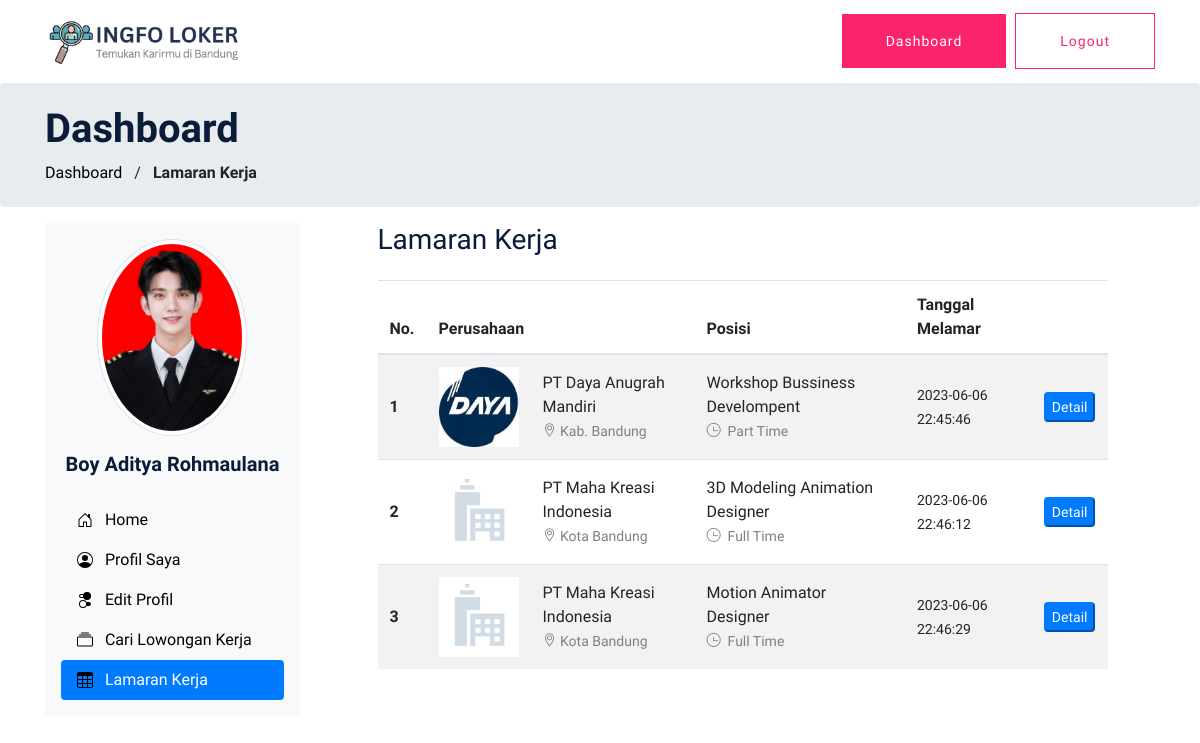
Screenshot of /user/lamaran_kerja.php (signed in) with the database file from the repository.
### tables this page shows
CREATE TABLE `pelamar` (
  `id_pelamar` int(11) NOT NULL,
  `username_pelamar` varchar(100) NOT NULL,
  `password_pelamar` varchar(100) NOT NULL,
  `email_pelamar` varchar(100) NOT NULL,
  `nama_pelamar` varchar(100) NOT NULL,
  `telepon_pelamar` varchar(20) NOT NULL,
  `foto_pelamar` varchar(255) NOT NULL,
  `pendidikan_terakhir` varchar(20) NOT NULL,
  `resume` varchar(255) NOT NULL,
  `jenis_kelamin` varchar(20) NOT NULL,
  `tahun_kelahiran` varchar(5) NOT NULL,
  `alamat_pelamar` varchar(255) NOT NULL,
  `kota_kab_pelamar` varchar(100) NOT NULL,
  `lama_bekerja` varchar(25) NOT NULL,
  `status_akun` int(11) NOT NULL
);

CREATE TABLE `detail_lamaran` (
  `id_lamaran` int(11) NOT NULL,
  `id_pekerjaan` int(11) NOT NULL,
  `id_pelamar` int(11) NOT NULL,
  `pesan_promosi` text NOT NULL,
  `nama_pelamar` varchar(100) NOT NULL,
  `email_pelamar` varchar(100) NOT NULL,
  `telepon_pelamar` varchar(20) NOT NULL,
  `foto_pelamar` varchar(255) NOT NULL,
  `pendidikan_terakhir` varchar(20) NOT NULL,
  `resume` varchar(255) NOT NULL,
  `jenis_kelamin` varchar(20) NOT NULL,
  `tahun_kelahiran` varchar(5) NOT NULL,
  `alamat_pelamar` varchar(255) NOT NULL,
  `kota_kab_pelamar` varchar(100) NOT NULL,
  `lama_bekerja` varchar(25) NOT NULL,
  `tanggal_lamar` datetime NOT NULL DEFAULT current_timestamp()
);

CREATE TABLE `perusahaan` (
  `id_perusahaan` int(11) NOT NULL,
  `username_perusahaan` varchar(100) NOT NULL,
  `password_perusahaan` varchar(100) NOT NULL,
  `nama_perusahaan` varchar(100) NOT NULL,
  `email_perusahaan` varchar(100) NOT NULL,
  `telepon_perusahaan` varchar(20) NOT NULL,
  `website_perusahaan` varchar(255) NOT NULL,
  `logo_perusahaan` varchar(255) NOT NULL,
  `id_lokasi` int(11) NOT NULL,
  `tentang` varchar(255) NOT NULL
);

CREATE TABLE `lokasi_pekerjaan` (
  `id_lokasi` int(11) NOT NULL,
  `nama_lokasi` varchar(50) NOT NULL
);

CREATE TABLE `info_pekerjaan` (
  `id_pekerjaan` int(11) NOT NULL,
  `id_perusahaan` int(11) NOT NULL,
  `id_lokasi` int(11) NOT NULL,
  `id_kategori` int(11) NOT NULL,
  `judul` varchar(100) NOT NULL,
  `tipe` varchar(20) NOT NULL,
  `gaji` varchar(20) NOT NULL,
  `pendidikan` varchar(20) NOT NULL,
  `deskripsi` text NOT NULL,
  `gender` varchar(30) NOT NULL,
  `tanggung_jawab` text NOT NULL,
  `keahlian` text NOT NULL,
  `waktu_bekerja` text NOT NULL
);

### functions.php (called while the page is built, shortened)
<?php
$conn = mysqli_connect("localhost", "root", "", "loker");
function query($query)
{
    global $conn;
    $result = mysqli_query($conn, $query);
    $rows = [];
    while ($row = mysqli_fetch_assoc($result)) {
        $rows[] = $row;
    }
    return $rows;
}

### user/lamaran_kerja.php (the view, shortened to what this page needs)
<?php
require '../functions.php';
$id_pelamar = $_SESSION['id_pelamar'];
$detail_lamaran = query(
"SELECT
	detail_lamaran.id_lamaran,
	detail_lamaran.tanggal_lamar,
	info_pekerjaan.*,
	perusahaan.nama_perusahaan,
	perusahaan.logo_perusahaan,
	lokasi_pekerjaan.nama_lokasi
FROM
	detail_lamaran
	INNER JOIN
	info_pekerjaan
	ON
		detail_lamaran.id_pekerjaan = info_pekerjaan.id_pekerjaan
	INNER JOIN
	perusahaan
	ON
		info_pekerjaan.id_perusahaan = perusahaan.id_perusahaan
	INNER JOIN
	pelamar
	ON
		detail_lamaran.id_pelamar = pelamar.id_pelamar
	INNER JOIN
	lokasi_pekerjaan
	ON
		info_pekerjaan.id_lokasi = lokasi_pekerjaan.id_lokasi
WHERE detail_lamaran.id_pelamar = $id_pelamar");
?>
<?php $title = 'Lamaran Kerja' ?>
<?php include 'navbar.php' ?>
<section class="breadcrumb" id="home-section">
    <div class="container">
        <div class="row">
            <div class="col-md-7 mt-10 mb-10">
                <h1 class="text-black font-weight-bold">Dashboard</h1>
                <div class="custom-breadcrumbs">
                    <a href="index.php"><span style="color: black;">Dashboard</span></a> <span class="mx-2 slash">/</span>
                    <span class="text-black"><strong>Lamaran Kerja</strong></span>
                </div>
            </div>
        </div>
    </div>
</section>
<main>
    <div class="container">
        <div class="row">
            <?php include 'dashboard.php' ?>
            <div class="col-md-8 container mb-5">
                <h3 class="mb-4">Lamaran Kerja</h3>
                <table class="table table-striped">
                    <thead>
                        <tr>
                            <th scope="col">No. </th>
                            <th scope="col" colspan="2">Perusahaan</th>
                            <th scope="col">Posisi</th>
                            <th scope="col">Tanggal Melamar</th>
                            <th scope="col"></th>
                        </tr>
                    </thead>
                    <tbody>
                        <?php $i = 1 ?>
                        <?php foreach ($detail_lamaran as $row) { ?>
                            <tr>
                                <th class="align-middle" scope="row"><?= $i ?></th>
                                <td class="align-middle"><img src="../upload/perusahaan/logo/<?= $row['logo_perusahaan'] ?>" alt="Logo Perusahaan" width="80px"></td>
                                <td class="align-middle"><?= $row['nama_perusahaan'] ?>
                                    <br> <span style="color: gray;"> <small>
                                            <i class="ti-location-pin"></i> <?= $row['nama_lokasi'] ?>
                                        </small></span>
                                </td>
                                <td class="align-middle"><?= $row['judul'] ?><br>
                                    <span style="color: gray;"> <small>
                                            <i class="ti-time"> </i><?= $row['tipe'] ?>
                                        </small></span>
                                </td>
                                <td class="align-middle"><small>
                                        <?= $row['tanggal_lamar'] ?>
                                    </small>
                                </td>
                                <td class="align-middle"><button class="btn-primary rounded" type="button"><a href="detail_lamaran.php?id=<?= $row['id_lamaran'] ?>"><small>Detail</small></a></button></td>
                            </tr>
                            <?php $i++ ?>
                        <?php } ?>
                    </tbody>
                </table>
            </div>
        </div>
    </div>
</main>
</body>

### user/dashboard.php
<?php
$dashboard = query("SELECT * FROM pelamar WHERE id_pelamar = $id_pelamar")[0];
?>
<div class="col-md-3 mb-5">
    <div class="d-flex flex-column flex-shrink-0 p-3 bg-light menu-wrapper">
        <div class="mx-auto align-items-center mb-3">
            <img src="../upload/user/foto/<?= $dashboard['foto_pelamar'] ?>" class=" rounded-circle mb-3 img-responsive center-block d-block mx-auto img-thumbnail" style="width: 150px;" alt="Avatar" />
            <h5 class="mb-2" style="text-align: center;"><strong><?= $dashboard['nama_pelamar'] ?></strong></h5>
        </div>
        <div class="menu-wrapper">
            <div class="main-menu">
                <ul class="nav nav-pills flex-column mb-auto menu-wrapper">
                    <li class="nav-item">
                        <a href="index.php" class="nav-link link-dark <?php echo ($title == 'Home | Pelamar') ?  "active" : "" ?> " style="<?php echo ($title == 'Home | Pelamar') ?  "" : "color: black;" ?>">
                            <svg class="bi me-2" width="16" height="16">
                                <use xlink:href="#home" />
                            </svg>
                            &nbsp; Home
                        </a>
                    </li>
                    <li>
                        <a href="profil_pelamar.php" class="nav-link link-dark <?php echo ($title == 'Profil Saya') ?  "active" : "" ?> " style="<?php echo ($title == 'Profil Saya') ?  "" : "color: black;" ?>">
                            <svg class="bi me-2" width="16" height="16">
                                <use xlink:href="#people-circle" />
                            </svg>
                            &nbsp; Profil Saya
                        </a>
                    </li>
                    <li>
                        <a href="edit_profil.php" class="nav-link link-dark <?php echo ($title == 'Edit Profil') ?  "active" : "" ?> " style="<?php echo ($title == 'Edit Profil') ?  "" : "color: black;" ?>">
                            <svg class="bi me-2" width="16" height="16">
                                <use xlink:href="#toggles2" />
                            </svg>
                            &nbsp; Edit Profil
                        </a>
                    </li>
                    <li>
                        <a href="job_listing.php" class="nav-link link-dark <?php echo ($title == 'Cari Lowongan Kerja') ?  "active" : "" ?> " style="<?php echo ($title == 'Cari Lowongan Kerja') ?  "" : "color: black;" ?>">
                            <svg class="bi me-2" width="16" height="16">
                                <use xlink:href="#collection" />
                            </svg>
                            &nbsp; Cari Lowongan Kerja
                        </a>
                    </li>
                    <li>
                        <a href="lamaran_kerja.php" class="nav-link link-dark <?php echo ($title == 'Lamaran Kerja') ?  "active" : "" ?> " style="<?php echo ($title == 'Lamaran Kerja') ?  "" : "color: black;" ?>">
                            <svg class="bi me-2" width="16" height="16">
                                <use xlink:href="#table" />
                            </svg>
                            &nbsp; Lamaran Kerja
                        </a>
                    </li>
                </ul>
            </div>
        </div>
    </div>
</div>

### rows the page displays
pelamar: foto_pelamar (picture), nama_pelamar "Boy Aditya Rohmaulana"
detail_lamaran: perusahaan.logo_perusahaan (picture), perusahaan.nama_perusahaan "PT Daya Anugrah Mandiri", lokasi_pekerjaan.nama_lokasi "Kab. Bandung", id_pekerjaan.judul "Workshop Bussiness Develompent", id_pekerjaan.tipe "Part Time", tanggal_lamar "2023-06-06 22:45:46"
detail_lamaran: perusahaan.logo_perusahaan (placeholder picture), perusahaan.nama_perusahaan "PT Maha Kreasi Indonesia", lokasi_pekerjaan.nama_lokasi "Kota Bandung", id_pekerjaan.judul "3D Modeling Animation Designer", id_pekerjaan.tipe "Full Time", tanggal_lamar "2023-06-06 22:46:12"
detail_lamaran: perusahaan.logo_perusahaan (placeholder picture), perusahaan.nama_perusahaan "PT Maha Kreasi Indonesia", lokasi_pekerjaan.nama_lokasi "Kota Bandung", id_pekerjaan.judul "Motion Animator Designer", id_pekerjaan.tipe "Full Time", tanggal_lamar "2023-06-06 22:46:29"
